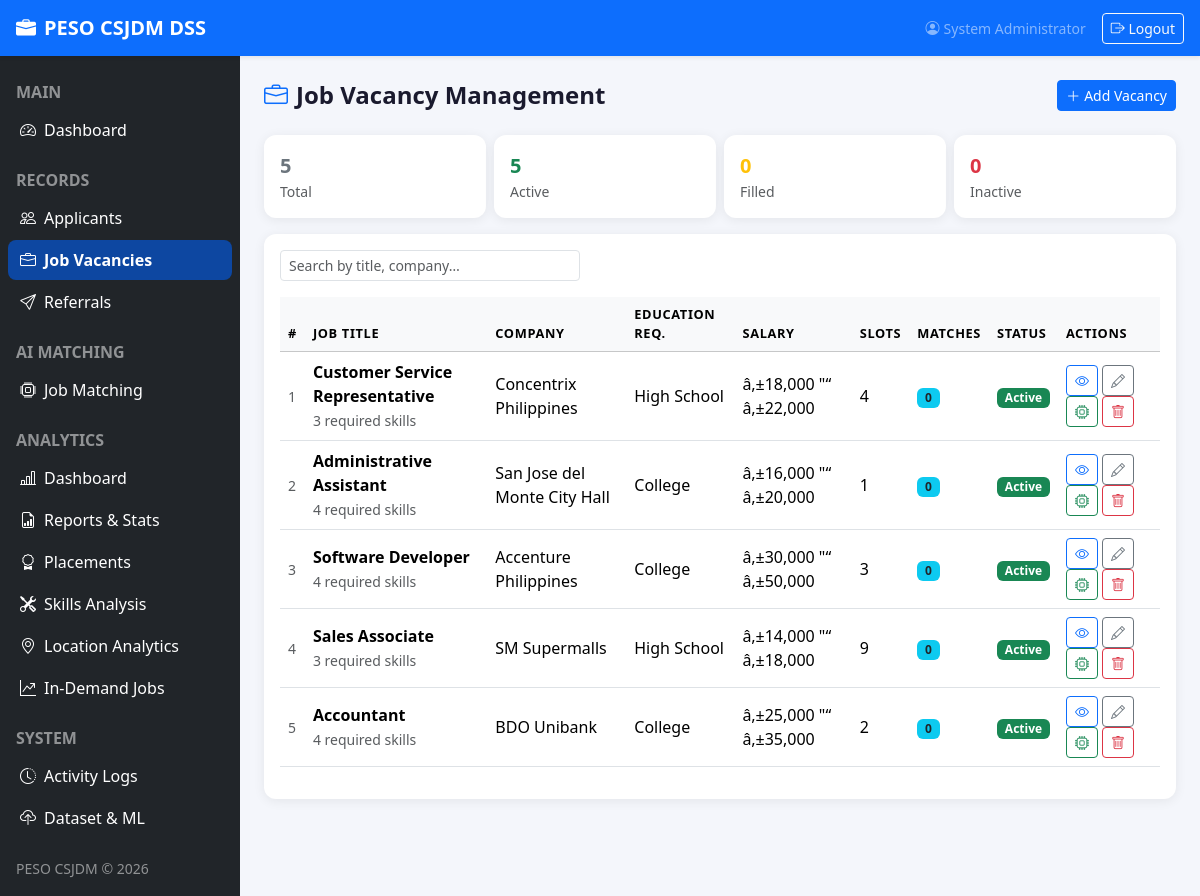
/jobs.php (signed in), run on the app's committed database.
### tables this page shows
CREATE TABLE job_vacancies (
    id                   INT PRIMARY KEY AUTO_INCREMENT,
    job_title            VARCHAR(150) NOT NULL,
    company              VARCHAR(150) NOT NULL,
    description          TEXT,
    qualifications       TEXT,
    required_education   ENUM('Elementary','High School','Vocational','College','Post-Graduate'),
    required_experience  DECIMAL(4,1) DEFAULT 0,
    salary_min           DECIMAL(10,2),
    salary_max           DECIMAL(10,2),
    slots                INT DEFAULT 1,
    status               ENUM('active','filled','inactive') DEFAULT 'active',
    created_by           INT,
    created_at           TIMESTAMP DEFAULT CURRENT_TIMESTAMP,
    updated_at           TIMESTAMP DEFAULT CURRENT_TIMESTAMP ON UPDATE CURRENT_TIMESTAMP,
    FOREIGN KEY (created_by) REFERENCES users(id) ON DELETE SET NULL
);

### config/db.php (called while the page is built, shortened)
<?php
function db(): PDO {
    static $pdo = null;
    if ($pdo === null) {
        $dsn = 'mysql:host=' . DB_HOST . ';dbname=' . DB_NAME . ';charset=' . DB_CHARSET;
        $opts = [
            PDO::ATTR_ERRMODE            => PDO::ERRMODE_EXCEPTION,
            PDO::ATTR_DEFAULT_FETCH_MODE => PDO::FETCH_ASSOC,
            PDO::ATTR_EMULATE_PREPARES   => false,
        ];
        $pdo = new PDO($dsn, DB_USER, DB_PASS, $opts);
    }
    return $pdo;
}

### includes/auth.php (called while the page is built, shortened)
<?php
function h(string $s): string {
    return htmlspecialchars($s, ENT_QUOTES | ENT_SUBSTITUTE, 'UTF-8');
}

### includes/functions.php (called while the page is built, shortened)
<?php
require_once __DIR__ . '/../config/db.php';
function formatSalary(?float $min, ?float $max): string {
    if ($min && $max)   return 'â‚±' . number_format($min) . ' "“ â‚±' . number_format($max);
    return 'â‚±' . number_format($min ?: $max);
}

### jobs.php (the view, shortened to what this page needs)
<?php
require_once __DIR__ . '/includes/auth.php';
require_once __DIR__ . '/config/db.php';
require_once __DIR__ . '/includes/functions.php';
$statusFilter = $_GET['status'] ?? '';
$params = [];
$where  = 'WHERE 1=1';
$jobs = db()->prepare("
    SELECT jv.*, COUNT(jrs.id) AS skill_count, COUNT(r.id) AS match_count
    FROM job_vacancies jv
    LEFT JOIN job_required_skills jrs ON jrs.job_id = jv.id
    LEFT JOIN recommendations r ON r.job_id = jv.id
    $where
    GROUP BY jv.id
    ORDER BY jv.created_at DESC
");
$jobs->execute($params);
$list = $jobs->fetchAll();
$totals = db()->query("SELECT COUNT(*) total,
    SUM(status='active') active,
    SUM(status='filled') filled,
    SUM(status='inactive') inactive
    FROM job_vacancies")->fetch();
require_once __DIR__ . '/includes/header.php';
?>
<div class="page-header">
  <h4><i class="bi bi-briefcase me-2 text-primary"></i>Job Vacancy Management</h4>
  <a href="/job_add.php" class="btn btn-primary btn-sm">
    <i class="bi bi-plus-lg me-1"></i>Add Vacancy
  </a>
</div>
<div class="row g-2 mb-3">
  <?php foreach ([
    ['Total',    $totals['total'],    '',         'secondary'],
    ['Active',   $totals['active'],   'active',   'success'],
    ['Filled',   $totals['filled'],   'filled',   'warning'],
    ['Inactive', $totals['inactive'], 'inactive', 'danger'],
  ] as [$label, $count, $filter, $color]): ?>
  <div class="col-6 col-md-3">
    <a href="?status=<?= $filter ?>" class="text-decoration-none">
      <div class="card stat-card p-3 border-<?= $color ?> <?= $statusFilter === $filter ? 'border-2' : '' ?>">
        <div class="text-<?= $color ?> fw-bold fs-5"><?= number_format((int)$count) ?></div>
        <small class="text-muted"><?= $label ?></small>
      </div>
    </a>
  </div>
  <?php endforeach; ?>
</div>
<div class="card stat-card p-3">
  <div class="d-flex gap-2 mb-3">
    <input type="text" id="searchInput" class="form-control form-control-sm"
           placeholder="Search by title, company…" style="max-width:300px;">
  </div>
  <div class="table-responsive">
    <table class="table table-hover align-middle" id="jobTable">
      <thead class="table-light">
        <tr>
          <th>#</th><th>Job Title</th><th>Company</th><th>Education Req.</th>
          <th>Salary</th><th>Slots</th><th>Matches</th><th>Status</th><th>Actions</th>
        </tr>
      </thead>
      <tbody>
      <?php foreach ($list as $i => $j): ?>
      <tr>
        <td class="text-muted small"><?= $i + 1 ?></td>
        <td>
          <div class="fw-semibold"><?= h($j['job_title']) ?></div>
          <small class="text-muted"><?= $j['skill_count'] ?> required skills</small>
        </td>
        <td><?= h($j['company']) ?></td>
        <td><?= h($j['required_education'] ?? '"”') ?></td>
        <td><?= formatSalary($j['salary_min'], $j['salary_max']) ?></td>
        <td><?= $j['slots'] ?></td>
        <td><span class="badge bg-info text-dark"><?= $j['match_count'] ?></span></td>
        <td>
          <?php $sc = ['active'=>'success','filled'=>'warning','inactive'=>'secondary'][$j['status']] ?? 'secondary'; ?>
          <span class="badge bg-<?= $sc ?>"><?= ucfirst($j['status']) ?></span>
        </td>
        <td>
          <a href="/job_view.php?id=<?= $j['id'] ?>" class="btn btn-sm btn-outline-primary" title="View"><i class="bi bi-eye"></i></a>
          <a href="/job_edit.php?id=<?= $j['id'] ?>" class="btn btn-sm btn-outline-secondary" title="Edit"><i class="bi bi-pencil"></i></a>
          <a href="/matching.php?job_id=<?= $j['id'] ?>" class="btn btn-sm btn-outline-success" title="Generate Matches"><i class="bi bi-cpu"></i></a>
          <a href="/api/jobs.php?action=delete&id=<?= $j['id'] ?>"
             class="btn btn-sm btn-outline-danger"
             data-confirm="Delete this job vacancy? All related recommendations will also be removed." title="Delete">
            <i class="bi bi-trash"></i>
          </a>
        </td>
      </tr>
      <?php endforeach; ?>
      </tbody>
    </table>
  </div>
</div>
<?php require_once __DIR__ . '/includes/footer.php'; ?>

### assets/css/style.css (style rules this page uses)
:root { --peso-blue: #0d47a1; --peso-light: #e8f0fe; --sidebar-bg: #1a1a2e; --card-radius: 12px; }
body { font-family: 'Segoe UI', sans-serif; background: #f4f6fb; }
.stat-card { border: none; border-radius: var(--card-radius); box-shadow: 0 2px 12px rgba(0,0,0,.07); transition: transform .15s, box-shadow .15s; }
.table th { font-size: .8rem; text-transform: uppercase; letter-spacing: .05em; }
.page-header { display: flex; align-items: center; justify-content: space-between; margin-bottom: 1.5rem; }
.page-header h4 { margin: 0; font-weight: 700; color: #1a1a2e; }

### data on the page
job_vacancies: job_title "Customer Service Representative", skill_count "3", company "Concentrix Philippines", required_education "High School", formatSalary($j['salary_min'], $j['salary_max']) "â‚±18,000 \"“ â‚±22,000", slots "4", match_count "0", status "Active"
job_vacancies: job_title "Administrative Assistant", skill_count "4", company "San Jose del Monte City Hall", required_education "College", formatSalary($j['salary_min'], $j['salary_max']) "â‚±16,000 \"“ â‚±20,000", slots "1", match_count "0", status "Active"
job_vacancies: job_title "Software Developer", skill_count "4", company "Accenture Philippines", required_education "College", formatSalary($j['salary_min'], $j['salary_max']) "â‚±30,000 \"“ â‚±50,000", slots "3", match_count "0", status "Active"
job_vacancies: job_title "Sales Associate", skill_count "3", company "SM Supermalls", required_education "High School", formatSalary($j['salary_min'], $j['salary_max']) "â‚±14,000 \"“ â‚±18,000", slots "9", match_count "0", status "Active"
job_vacancies: job_title "Accountant", skill_count "4", company "BDO Unibank", required_education "College", formatSalary($j['salary_min'], $j['salary_max']) "â‚±25,000 \"“ â‚±35,000", slots "2", match_count "0", status "Active"

### other printed values
currentUser()['full_name'] "System Administrator"
$count "5"
$label "Total"
$label "Active"
$count "0"
$label "Filled"
$label "Inactive"
